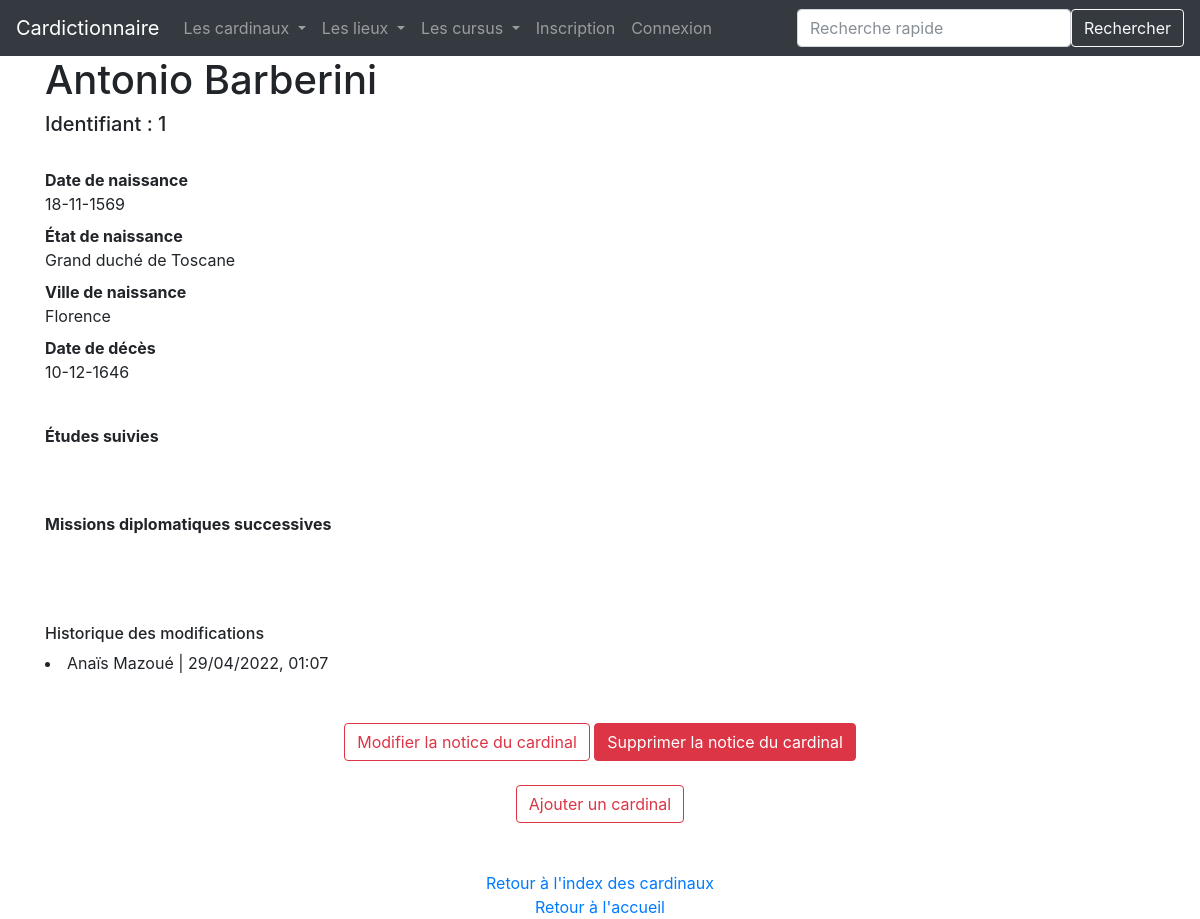
Page /cardinal/1 on the committed database.
### app/modeles/donnees.py (models this page shows, shortened)
class Cardinal(db.Model):
    __tablename__ = "cardinal"
    cardinal_id = db.Column(db.Integer, unique=True, nullable=False, primary_key=True, autoincrement=True)
    cardinal_nom = db.Column(db.Text, nullable=False)
    cardinal_prenom = db.Column(db.Text)
    cardinal_date_naissance = db.Column(db.Text)
    cardinal_date_deces = db.Column(db.Text)
    cardinal_pays_naissance = db.Column(db.Text)
    cardinal_ville_naissance = db.Column(db.Text)
    etudes = db.relationship("Etudes", back_populates="cardinal")
    mission = db.relationship("Mission", back_populates="cardinal")
    authorships = db.relationship("Authorship", back_populates="cardinal")

class Authorship(db.Model):
    __tablename__ = "authorship"
    authorship_id = db.Column(db.Integer, nullable=True, autoincrement=True, primary_key=True)
    authorship_cardinal_id = db.Column(db.Integer, db.ForeignKey('cardinal.cardinal_id'))
    authorship_formation_id = db.Column(db.Integer, db.ForeignKey('formation.formation_id'))
    authorship_pays_id = db.Column(db.Integer, db.ForeignKey('pays.pays_id'))
    authorship_ville_id = db.Column(db.Integer, db.ForeignKey('ville.ville_id'))
    authorship_etudes_id = db.Column(db.Integer, db.ForeignKey('etudes.etudes_id'))
    authorship_mission_id = db.Column(db.Integer, db.ForeignKey('mission.mission_id'))
    authorship_user_id = db.Column(db.Integer, db.ForeignKey('user.user_id'))
    authorship_date = db.Column(db.DateTime, default=datetime.datetime.utcnow)
    cardinal = db.relationship("Cardinal", back_populates="authorships")
    formation = db.relationship("Formation", back_populates="authorships")
    pays = db.relationship("Pays", back_populates="authorships")
    ville = db.relationship("Ville", back_populates="authorships")
    etudes = db.relationship("Etudes", back_populates="authorships")
    mission = db.relationship("Mission", back_populates="authorships")
    user = db.relationship("User", back_populates="authorships")

### app/modeles/utilisateurs.py (models this page shows, shortened)
class User(UserMixin, db.Model):
    user_id = db.Column(db.Integer, unique=True, nullable=False, primary_key=True, autoincrement=True)
    user_nom = db.Column(db.Text, nullable=False)
    user_login = db.Column(db.String(45), nullable=False, unique=True)
    user_email = db.Column(db.Text, nullable=False)
    user_password = db.Column(db.String(100), nullable=False)
    authorships = db.relationship("Authorship", back_populates="user")

### app/routes/generic.py (the view)
@app.route("/cardinal/<int:cardinal_id>")
def cardinal(cardinal_id):
    cardinal = Cardinal.query.filter(Cardinal.cardinal_id == cardinal_id).first_or_404()
    return render_template("pages/cardinal.html", cardinal=cardinal)

### app/templates/pages/cardinal.html (shortened to what this page needs)
{% extends "conteneur.html" %}
{% block corps %}
<div class="centrer_contenu">
    <h1>{{cardinal.cardinal_prenom}} {{cardinal.cardinal_nom}}</h1>
    <h5>Identifiant : {{cardinal.cardinal_id}}</h5>
    <br>
    <dl>
        <dt>Date de naissance</dt><dd>{{cardinal.cardinal_date_naissance}}</dd>
        <dt>État de naissance</dt><dd>{{cardinal.cardinal_pays_naissance}}</dd>
        <dt>Ville de naissance</dt><dd>{{cardinal.cardinal_ville_naissance}}</dd>
        <dt>Date de décès</dt><dd>{{cardinal.cardinal_date_deces}}</dd>
    </dl>
    <br>
    <dt>Études suivies</dt>
    <br>
    <br>
    <dt>Missions diplomatiques successives</dt>
    <br>
    <br>
    <br>
    <div>
        <h6>Historique des modifications</h6>
        {% if cardinal.authorships %}
            {% for modification in cardinal.authorships %}
                <li>{{modification.user.user_nom}} | {{modification.authorship_date.strftime('%d/%m/%Y, %H:%M')}}</li>
            {% endfor %}
        {% else %}
        <span>Il n'y a pas eu de mofication sur cette page.</span>
        {% endif %}
    </div>
    <br>
    <br>
    <div align="center">
        <a href="{{url_for('cardinal_update', cardinal_id=cardinal.cardinal_id)}}" class="btn btn-outline-danger">Modifier la notice du cardinal</a>
        <a href="{{url_for('cardinal_delete', cardinal_id=cardinal.cardinal_id)}}" class="btn btn-danger">Supprimer la notice du cardinal</a>
        <br>
        <br>
        <a href="{{url_for('cardinal_add')}}" class="btn btn-outline-danger">Ajouter un cardinal</a>
    </div>
    <br>
    <div align="center">
        <br>
        <a href="{{url_for('index_cardinaux')}}">Retour à l'index des cardinaux</a>
        <br>
        <a href="{{url_for('accueil')}}">Retour à l'accueil</a>
    </div>
</div>
{% endblock %}

### rows in the picture
Cardinal: cardinal_prenom "Antonio", cardinal_nom "Barberini", cardinal_id "1", cardinal_date_naissance "18-11-1569", cardinal_pays_naissance "Grand duché de Toscane", cardinal_ville_naissance "Florence", cardinal_date_deces "10-12-1646"
Authorship: user.user_nom "Anaïs Mazoué", authorship_date "29/04/2022, 01:07"
